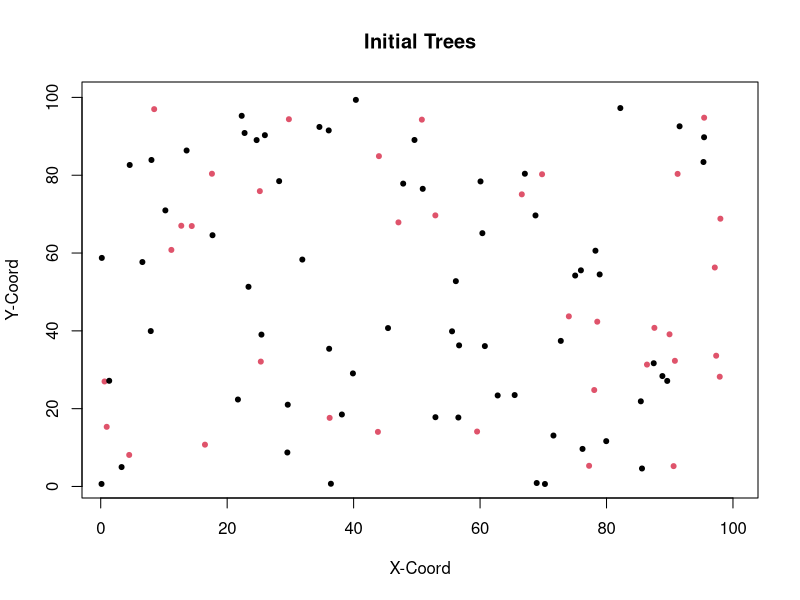

Generate this figure with R: (Note: this script raises an error after producing the figure.)
#Load packages

library(tidyverse) 
library(gridExtra) 


### Initialize params ###

# Set up a grid to represent land
#Place individuals on plot
xsize = ysize = 100

numInd = 100
numSpecies = 2
data <-  tibble("ID" = 1:numInd, "age" = 3, 
                species = sample(numSpecies, numInd, replace = TRUE), "xlocation" = runif(numInd, 0, 100), 
                "ylocation" = runif(numInd,0,100), "parentalDistance" = 0, "Pathogen" = 0)

infected <- sample(numInd, numInd/4)
data$Pathogen[which(data$ID %in% infected)] <- 1

plot(data$xlocation, data$ylocation, col = data$species, pch = 20, xlim = c(1,100), ylim = c(1,100),
     xlab = "X-Coord", ylab = "Y-Coord", main = "Initial Trees")



#Set up rates of birth/death/growth etc...
deltaT = 1 #1 year periods of growth
ageChange = deltaT
dispParam = 8 #dispersalParam
uniqueSp = unique(data$species)
numYears = 1000



#Carrying Capacity
K= 2000
growthRate = 0.5

#Pathogen initials
PathDensParam = 2
infectionRate1 = 1
infectionRate2 = 1
healthyDeathRate = 0.01
infectedDeathRate1 = 0.07
infectedDeathRate2 = 0.07
# Used for summary statistics
speciesPopulation = NULL
pathPop = NULL
agePops = NULL
pathAgePop = NULL
denseSpecies <- NULL

### MAIN LOOP ####


for(t in seq(0, numYears, by = deltaT)){ 
  
  #disperse seed
  adults <- data[data$age > 3, ]
  seedsPerSpecies <- NULL
  for (i in 1:numSpecies){
    speciesPop = nrow(data[data$species == i,])
    numSeeds <- carryingCapacity(speciesPop, nrow(data), K)
    seedsPerSpecies <- c(seedsPerSpecies, numSeeds)
  }
  Ind = data[1, ]
  babies <- dispersal(adults)
  #survival of seeds
  #babies <- seedPredation(babies, babies$parentalDistance)
  data <- bind_rows(data, babies)
  
  #Background death of adults. Death rate decreases with age
  data <- backgroundDeath(data)
  
  #Count number of each species
  countSpecies <- speciesSize(data$species)
  speciesPopulation <-  bind_rows(speciesPopulation, countSpecies)
  
  #pathogens reproduce
  newPathogens <- pathGrowth(data)
  data$Pathogen[which(data$ID %in% newPathogens$ID)] <- 1
  
  #Supplemental
  countPaths <- data[data$Pathogen==1,]
  pathAges <- speciesSize(countPaths$species)
  pathPop <- bind_rows(pathPop, pathAges)
  
  
  #Supp  functions/Statistics
  ages <- tibble("gen" = t, "babies" = nrow(subset(data, age < 6)), "young" = nrow(subset(data, age >= 6 & age <=20)), "middle aged" = nrow(subset(data, age > 20 &
                                                                                                                                                     age < 50)), 
                 "old" = nrow(subset(data, age >= 50)))
  agePops <- bind_rows(agePops, ages)

  
  #These fucntions plot the trees every generation. I mainly use these when trying to
  #paramterize something so I can see the effects on several generations. Otherwise comment them out
  
  plot(data$xlocation, data$ylocation, col = data$species, pch = 20, xlim = c(1,100), ylim = c(1,100),
       main = "Tree Population Size", ylab = "Count", xlab = "Generation")
 
  print(t)
  
  #Grow
  data$age = data$age + deltaT
  
}


##### MAIN FUNCTIONS #######

#Carrying Capacity limitis birth rates

carryingCapacity = function(speciesN, totalN, K){
  s = speciesN * growthRate
  popGrowth <- (s*(K-totalN)/K)
  popGrowth <-  ifelse(popGrowth > 0, popGrowth, 0)
  return(popGrowth)
  
}

#Disperse x number of seeds per parent. 

dispersal <- function(Trees){
  babies = NULL
  for(i in 1:numSpecies){
    speciesTree <- Trees[Trees$species == i,]
    if(nrow(speciesTree)> 0){
      #Before running this, we calculate seeds per species using the carrying capacity function
      numBabies <- ceiling(seedsPerSpecies[i])
      #take a random sample of conspecific adult trees to disperse the seeds
      parents <- slice_sample(speciesTree, n = numBabies, replace = TRUE)
      if (nrow(parents)>0){
        for (i in 1:nrow(parents)){
          parent = parents[i,]
          baby = parent[1, ]
          baby$age = as.integer(0)
          baby$ID  = max(data$ID) + i 
          baby$species  =  parent$species
          babyDist = (rnorm(1, mean=0, sd=dispParam))
          baby$Pathogen = 0
          r = babyDist * sqrt(runif(1))
          theta = runif(1)*2*pi
          baby$xlocation = ((r*cos(theta)) + parent$xlocation) %% xsize
          baby$ylocation = ((r*sin(theta)) + parent$ylocation) %% ysize
          baby$parentalDistance = abs(r)
          babies <- bind_rows(babies, baby)
        }
      }
      
    }
  }
  return(babies)
}




#Natural Background death
backgroundDeath <- function(population){
  living = c()
  probDeath = c()
  for (i in 1:nrow(population)){
    if (data[i,]$Pathogen == 1 & data[i,]$species ==1){
      alive <- (runif(1) > infectedDeathRate1)
      living[i] = alive
    }else if (data[i,]$Pathogen == 1 & data[i,]$species ==2) {
      alive <- (runif(1) > infectedDeathRate2)
      living[i] = alive
    }
    else{
      alive <- (runif(1) > healthyDeathRate)
      living[i] = alive
    }
    
  }
  return(population[living,])
}




#### virulence FUNCTIONS ######

pathGrowth <- function(trees){
  newPathogens <- NULL
  infectedTrees <- data[data$Pathogen == 1,]
  healthyTrees <- data[data$Pathogen == 0,]
  for (i in 1:nrow(infectedTrees)){
    indTree = infectedTrees[i, ]
    newInfections = subset(healthyTrees, xlocation > (indTree$xlocation - (PathDensParam))%% xsize
                           & xlocation < (indTree$xlocation + (PathDensParam))%% xsize
                           & ylocation > (indTree$ylocation - (PathDensParam))%% xsize
                           & ylocation < (indTree$ylocation + (PathDensParam))%% xsize
                           & species == indTree$species)
    if (indTree$species==1){
      newInfections <- slice_sample(newInfections, n = round(nrow(newInfections)* infectionRate1))
      newPathogens <- bind_rows(newPathogens, newInfections)
    }else{
      ewInfections <- slice_sample(newInfections, n = round(nrow(newInfections)* infectionRate2))
      newPathogens <- bind_rows(newPathogens, newInfections)
    }
    
    
  }
  newPathogens <- newPathogens[!duplicated(newPathogens),]
  return(newPathogens)
}



### SUPPLEMENTAL FUNCTIONS###


#Plot trees
plotSpecies(speciesPopulation) 
totals <- speciesPopulation %>% mutate(total = (`Species 1` + `Species 2` + `Species 3`))
plot(totals$total, pch = 20, col = "cadetblue3")


#Plot Pathogens
plotSpecies(pathPop)
totals <- pathPop %>% mutate(total = (`Species 1` + `Species 2` + `Species 3`))
plot(totals$total, pch = 20, col = "cadetblue3")

#Plot the age distribution over time of trees
agePops1 <-  pivot_longer(agePops, cols = !gen, names_to = "Group", values_to = "Count")
agePopGraph <- ggplot(agePops1, aes(gen, Count, color = Group))+
  geom_line()
agePopGraph



#Plot amount of each species
plotSpecies <- function(speciesPopulation){
  speciesPopulation <- add_column(speciesPopulation, gen = 1:nrow(speciesPopulation))
  speciesPopulation <- pivot_longer(speciesPopulation, cols = starts_with("Species"), names_to = "Species",
                                    names_prefix = "Species ", values_to = "Count")
  ggplot(data = speciesPopulation, aes(gen, Count, col = Species))+
    geom_point()+
    geom_line()+
    ylim(0, max(speciesPopulation$Count))+
    ylab("Tree Count")
  
}

#Called from main for loop to track species
speciesSize <- function(speciesTypes){
  a = speciesTypes[speciesTypes == 1]
  b = speciesTypes[speciesTypes == 2]
  c = speciesTypes[speciesTypes == 3]
  
  df <- tibble("Species 1" = length(a), "Species 2" = length(b), "Species 3" = length(c))
  return(df)
}
